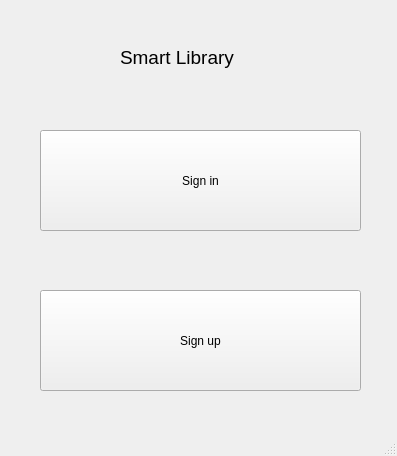
<?xml version="1.0" encoding="UTF-8"?>
<ui version="4.0">
 <class>MainWindow</class>
 <widget class="QMainWindow" name="MainWindow">
  <property name="geometry">
   <rect>
    <x>0</x>
    <y>0</y>
    <width>397</width>
    <height>456</height>
   </rect>
  </property>
  <property name="windowTitle">
   <string>Smart Library Login</string>
  </property>
  <widget class="QWidget" name="centralwidget">
   <widget class="QPushButton" name="pushButton">
    <property name="geometry">
     <rect>
      <x>40</x>
      <y>290</y>
      <width>321</width>
      <height>101</height>
     </rect>
    </property>
    <property name="text">
     <string>Sign up</string>
    </property>
   </widget>
   <widget class="QPushButton" name="pushButton_2">
    <property name="geometry">
     <rect>
      <x>40</x>
      <y>130</y>
      <width>321</width>
      <height>101</height>
     </rect>
    </property>
    <property name="font">
     <font>
      <family>MS Shell Dlg 2</family>
     </font>
    </property>
    <property name="text">
     <string>Sign in</string>
    </property>
   </widget>
   <widget class="QLabel" name="label">
    <property name="geometry">
     <rect>
      <x>120</x>
      <y>40</y>
      <width>176</width>
      <height>34</height>
     </rect>
    </property>
    <property name="font">
     <font>
      <family>MS Shell Dlg 2</family>
      <pointsize>14</pointsize>
     </font>
    </property>
    <property name="text">
     <string>Smart Library </string>
    </property>
   </widget>
  </widget>
  <widget class="QStatusBar" name="statusbar"/>
 </widget>
 <resources/>
 <connections/>
</ui>
